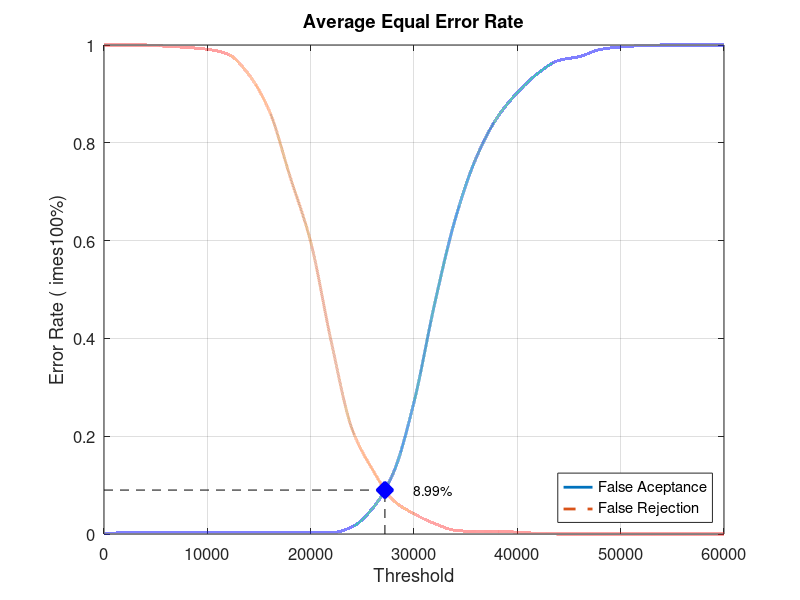
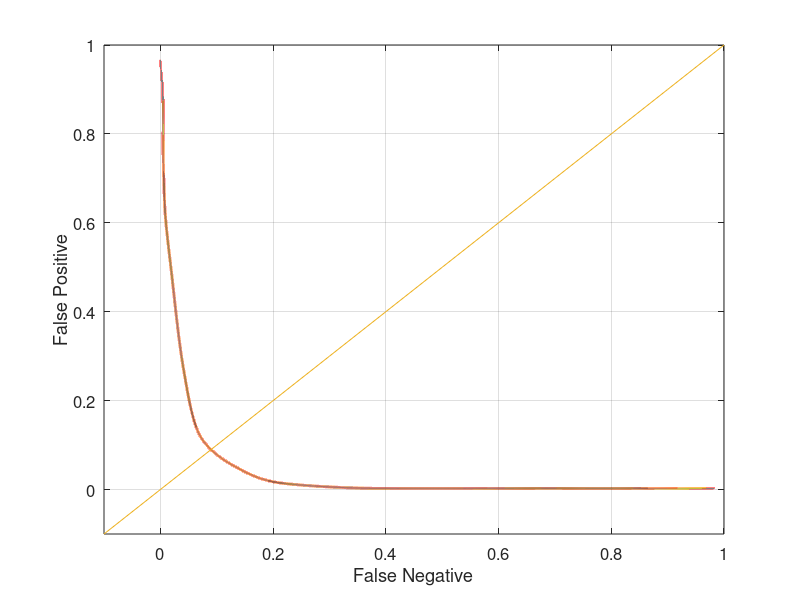

Here is the MATLAB script that generated these plots, in order:
close all;
clear;
clc;
x = 0:2000:60000;
xq = 0:0.5:60000;

y0 = [0 0.00263158 0.00263158 0.00263158 0.00263158 0.00263158 0.00263158 0.00263158 0.00263158 0.00263158 0.00263158 0.00263158 0.0144737 0.0526316 0.125 0.269737 0.471053 0.644737 0.768421 0.85 0.902632 0.942105 0.968421 0.976316 0.990789 0.996053 0.998684 1 1 1 1]
yy0 = interp1(x, y0, xq, 'pchip');
y1 = [1 1 1 0.9975 0.995 0.99125 0.98125 0.94 0.865 0.73125 0.5975 0.3925 0.215 0.13125 0.06875 0.04125 0.02125 0.0075 0.005 0.005 0.00375 0.00125 0 0 0 0 0 0 0 0 0]
yy1 = interp1(x, y1, xq, 'pchip');

% Calculating EER: 
y2 = abs(y0 - y1);
find(y2 == min(y2))
yy2 = abs(yy0 - yy1);
xEER = find(yy2 == min(yy2));
xEERIndex = xq(xEER) % X-axis EER
yEER = yy0(xEER) % Y-axis EER

main = figure
plot(xq, yy0,'-','LineWidth', 2);	hold on
plot(xq, yy1,'--','LineWidth', 2);	hold on
plot([xEERIndex xEERIndex], [0 yEER], 'k--');	hold on
plot([0 xEERIndex], [yEER yEER], 'k--');	hold on
plot(xEERIndex, yEER, 'bx', 'LineWidth', 10);	hold on
text(xEERIndex + 10 * xEERIndex / 100, yEER, [num2str(round((10000 * yEER)) / 100) '%'])
legend('False Aceptance', 'False Rejection', 'Location', 'SouthEast')
xlabel('Threshold')
ylabel('Error Rate (	imes100%)')
title('Average Equal Error Rate')
set(gca, 'FontSize', 12)
axis([0 60000 0 1])
grid on

print(main, 'Experiment5AverageMain', '-dpng');
FNRxFPR = figure('Color', [1 1 1]);
plot(yy1, yy0, '-', yy1, yy0, 'LineWidth', 2);
hold on
y = -0.1:0.1:1
plot(y, y); 
set(gca, 'FontSize', 12)
xlabel('False Negative')
ylabel('False Positive')
axis([-0.1 1 -0.1 1])
set(gca, 'FontSize', 12)
grid on

print(FNRxFPR, 'Experiment5AverageFNRxFPR','-dpng');
